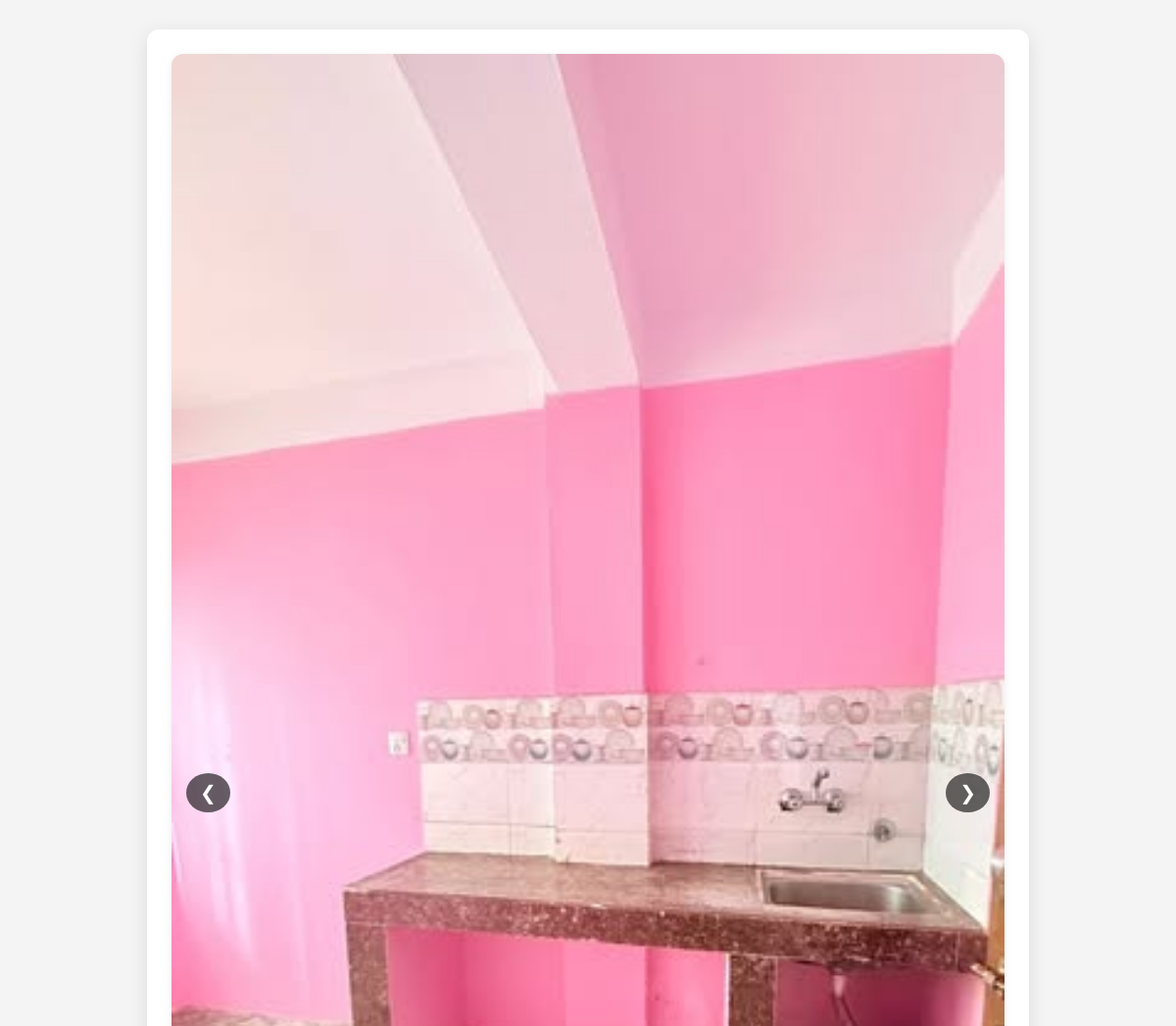
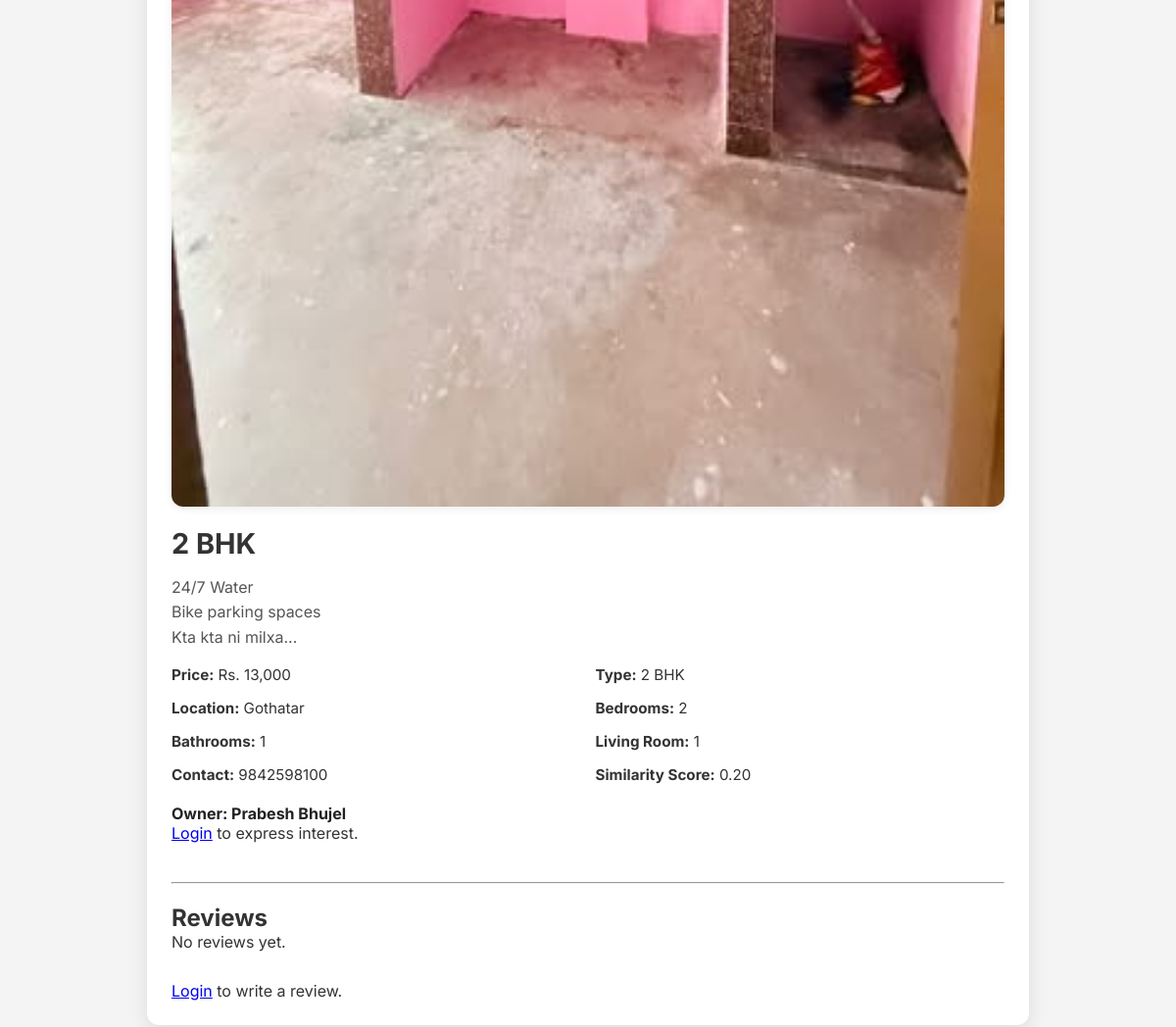
The page /frontpage/propertydetails.php?id=42 on the database its author committed (2 pictures, top to bottom).
### tables this page shows
CREATE TABLE `properties` (
  `id` int(11) NOT NULL,
  `user_id` int(11) NOT NULL,
  `title` varchar(255) NOT NULL,
  `main_photo` varchar(255) NOT NULL,
  `additional_photos` text DEFAULT NULL,
  `property_type` varchar(100) DEFAULT NULL,
  `location` varchar(255) DEFAULT NULL,
  `bedrooms` int(11) DEFAULT NULL,
  `bathrooms` int(11) DEFAULT NULL,
  `kitchen` enum('Yes','No') DEFAULT NULL,
  `living_room` varchar(255) DEFAULT NULL,
  `contact_number` varchar(50) DEFAULT NULL,
  `property_location` varchar(255) DEFAULT NULL,
  `description` text DEFAULT NULL,
  `facilities` text DEFAULT NULL,
  `extra_file` varchar(255) DEFAULT NULL,
  `document_file` varchar(255) DEFAULT NULL,
  `status` enum('pending','approved','rejected') DEFAULT 'pending',
  `created_at` timestamp NOT NULL DEFAULT current_timestamp(),
  `price` int(11) DEFAULT NULL
);

CREATE TABLE `users` (
  `id` int(11) NOT NULL,
  `full_name` varchar(100) NOT NULL,
  `email` varchar(100) NOT NULL,
  `phone` varchar(15) NOT NULL,
  `password` varchar(255) NOT NULL,
  `created_at` timestamp NOT NULL DEFAULT current_timestamp()
);

### frontpage/propertydetails.php (the view, shortened to what this page needs)
<?php
include '../DatabaseConn/conn.php';
$property_id = (int) $_GET['id'];
$stmt = $conn->prepare("SELECT p.*, u.full_name as owner_name, u.id as owner_id FROM properties p JOIN users u ON p.user_id = u.id WHERE p.id = ?");
$stmt->bind_param("i", $property_id);
$stmt->execute();
$result = $stmt->get_result();
$property = $result->fetch_assoc();
$all_properties = [];
$similarity_with = 0.0;
$similar_stmt = $conn->prepare("SELECT id, price, property_type, location FROM properties WHERE id != ?");
$similar_stmt->bind_param("i", $property_id);
$similar_stmt->execute();
$similar_result = $similar_stmt->get_result();
if ($similar_result->num_rows > 0) {
  while ($row = $similar_result->fetch_assoc()) {
    $all_properties[] = $row;
  }
}
function jaccard_similarity($a, $b)
{
  $setA = [$a['price'], strtolower($a['property_type']), strtolower($a['location'])];
  $setB = [$b['price'], strtolower($b['property_type']), strtolower($b['location'])];
  $intersection = count(array_intersect($setA, $setB));
  $union = count(array_unique(array_merge($setA, $setB)));
  return $union ? $intersection / $union : 0;
}
foreach ($all_properties as $other) {
  $similarity = jaccard_similarity($property, $other);
  if ($similarity > $similarity_with) {
    $similarity_with = $similarity;
  }
}
$photos = [];
if (!empty($property['main_photo'])) {
  $photos[] = $property['main_photo'];
}
if (!empty($property['additional_photos'])) {
  $additional_photos_arr = array_map('trim', explode(',', $property['additional_photos']));
  foreach ($additional_photos_arr as $photo) {
    if ($photo && !in_array($photo, $photos)) {
      $photos[] = $photo;
    }
  }
}
?>
<!DOCTYPE html>
<html lang="en">
<head>
  <link rel="stylesheet" href="frontpage.css" />
  <link rel="stylesheet" href="https://cdnjs.cloudflare.com/ajax/libs/font-awesome/6.4.0/css/all.min.css" />
</head>
<body>
  <div class="property-details">
    <div class="gallery">
      <?php foreach ($photos as $index => $photo): ?>
        <img src="../uploads/<?= htmlspecialchars($photo) ?>" class="<?= $index === 0 ? 'active' : '' ?>"
          alt="Property photo <?= $index + 1 ?>">
      <?php endforeach; ?>
      <?php if (count($photos) > 1): ?>
        <div class="gallery-controls">
          <button id="prevBtn">&#10094;</button>
          <button id="nextBtn">&#10095;</button>
        </div>
      <?php endif; ?>
    </div>
    <h1><?= htmlspecialchars($property['title']) ?></h1>
    <div class="description"><?= nl2br(htmlspecialchars($property['description'])) ?></div>
    <div class="info-grid">
      <div class="info-item"><strong>Price:</strong> Rs. <?= number_format($property['price'], 0) ?></div>
      <div class="info-item"><strong>Type:</strong> <?= htmlspecialchars($property['property_type']) ?></div>
      <div class="info-item"><strong>Location:</strong> <?= htmlspecialchars($property['location']) ?></div>
      <div class="info-item"><strong>Bedrooms:</strong> <?= (int) $property['bedrooms'] ?></div>
      <div class="info-item"><strong>Bathrooms:</strong> <?= (int) $property['bathrooms'] ?></div>
      <div class="info-item"><strong>Living Room:</strong> <?= (int) $property['living_room'] ?></div>
      <div class="info-item"><strong>Contact:</strong> <?= htmlspecialchars($property['contact_number']) ?></div>
      <div class="info-item"><strong>Similarity Score:</strong> <?= number_format($similarity_with, 2) ?></div>
    </div>
    <div class="owner-label">Owner: <?= htmlspecialchars($property['owner_name']) ?></div>
    <?php if (isset($_SESSION['user_id'])): ?>
      <form method="POST">
        <input type="hidden" name="interested" value="1">
        <button type="submit" class="btn-orange">I am Interested</button>
      </form>
    <?php else: ?>
      <p><a href="../login/login.php">Login</a> to express interest.</p>
    <?php endif; ?>
    <hr style="margin: 40px 0 20px;">
    <h2>Reviews</h2>
    <div style="margin-bottom: 30px;">
      <?php
      $review_stmt = $conn->prepare("SELECT r.review_text, r.created_at, u.full_name FROM reviews r JOIN users u ON r.user_id = u.id WHERE r.property_id = ? ORDER BY r.created_at DESC");
      $review_stmt->bind_param("i", $property_id);
      $review_stmt->execute();
      $reviews_result = $review_stmt->get_result();
      if ($reviews_result->num_rows > 0):
        while ($review = $reviews_result->fetch_assoc()):
          ?>
          <div style="background: #f1f1f1; padding: 15px; border-radius: 8px; margin-bottom: 15px;">
            <strong><?= htmlspecialchars($review['full_name']) ?></strong><br>
            <small><?= htmlspecialchars($review['created_at']) ?></small>
            <p style="margin-top: 8px;"><?= nl2br(htmlspecialchars($review['review_text'])) ?></p>
          </div>
        <?php endwhile; else:
        echo "<p>No reviews yet.</p>"; endif;
      $review_stmt->close(); ?>
    </div>
    <?php if (isset($_SESSION['user_id'])): ?>
      <form method="POST">
        <textarea name="review" rows="4"
          style="width:100%; padding:10px; font-size:1rem; border-radius:8px; border:1px solid #ccc;"
          placeholder="Write your review here..." required></textarea>
        <button type="submit" name="submit_review" class="btn-orange" style="margin-top: 10px;">Post Review</button>
      </form>
    <?php else: ?>
      <p><a href="../login/login.php">Login</a> to write a review.</p>
    <?php endif; ?>
  </div>
</body>
</html>

### frontpage/frontpage.css (style rules this page uses)
* { margin: 0; padding: 0; box-sizing: border-box; font-family: "Inter", sans-serif; }
body { background-color: #fff; color: #333; }

### frontpage/propertydetails.php (style rules this page uses)
body { font-family: 'Inter', sans-serif; background: #f4f4f4; margin: 0; padding: 0; }
.property-details { max-width: 900px; margin: 30px auto; background: white; border-radius: 12px; padding: 25px; box-shadow: 0 5px 20px rgba(0, 0, 0, 0.1); }
.gallery { position: relative; overflow: hidden; border-radius: 12px; box-shadow: 0 2px 8px rgba(0, 0, 0, 0.08); }
.gallery img { width: 100%; display: none; }
.gallery img.active { display: block; }
.gallery-controls { position: absolute; top: 50%; width: 100%; display: flex; justify-content: space-between; transform: translateY(-50%); padding: 0 15px; }
.gallery-controls button { background: rgba(0, 0, 0, 0.6); border: none; color: #fff; font-size: 20px; padding: 8px 14px; border-radius: 50%; cursor: pointer; }
h1 { font-size: 1.8rem; margin-top: 20px; color: #333; }
.description { margin: 15px 0; font-size: 1rem; color: #555; line-height: 1.6; }
.info-grid { display: flex; flex-wrap: wrap; gap: 15px; margin-bottom: 20px; }
.info-item { flex: 1 1 40%; font-size: 0.95rem; color: #333; }
.owner-label { font-weight: bold; font-size: 1rem; margin-top: 10px; color: #222; }

### rows shown on the page
properties: main_photo (picture), title "2 BHK", description "24/7 Water Bike parking spaces Kta kta ni milxa...", price "13,000", property_type "2 BHK", location "Gothatar", bedrooms "2", bathrooms "1", living_room "1", contact_number "9842598100", user.full_name "Prabesh Bhujel"

### other values the page prints
$similarity_with "0.20"
